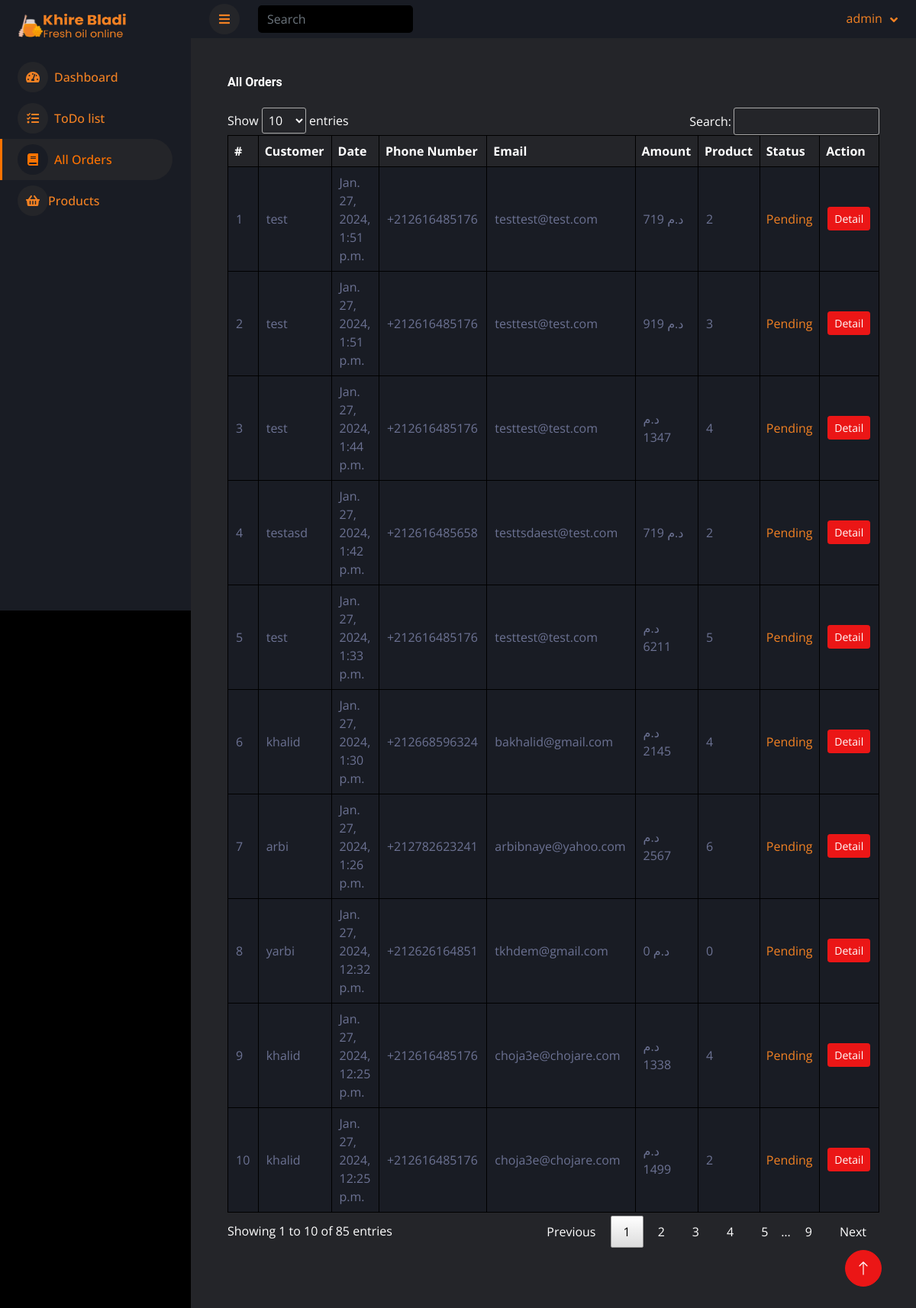
Before: /dashboard/all_order (signed in) with the older database file.
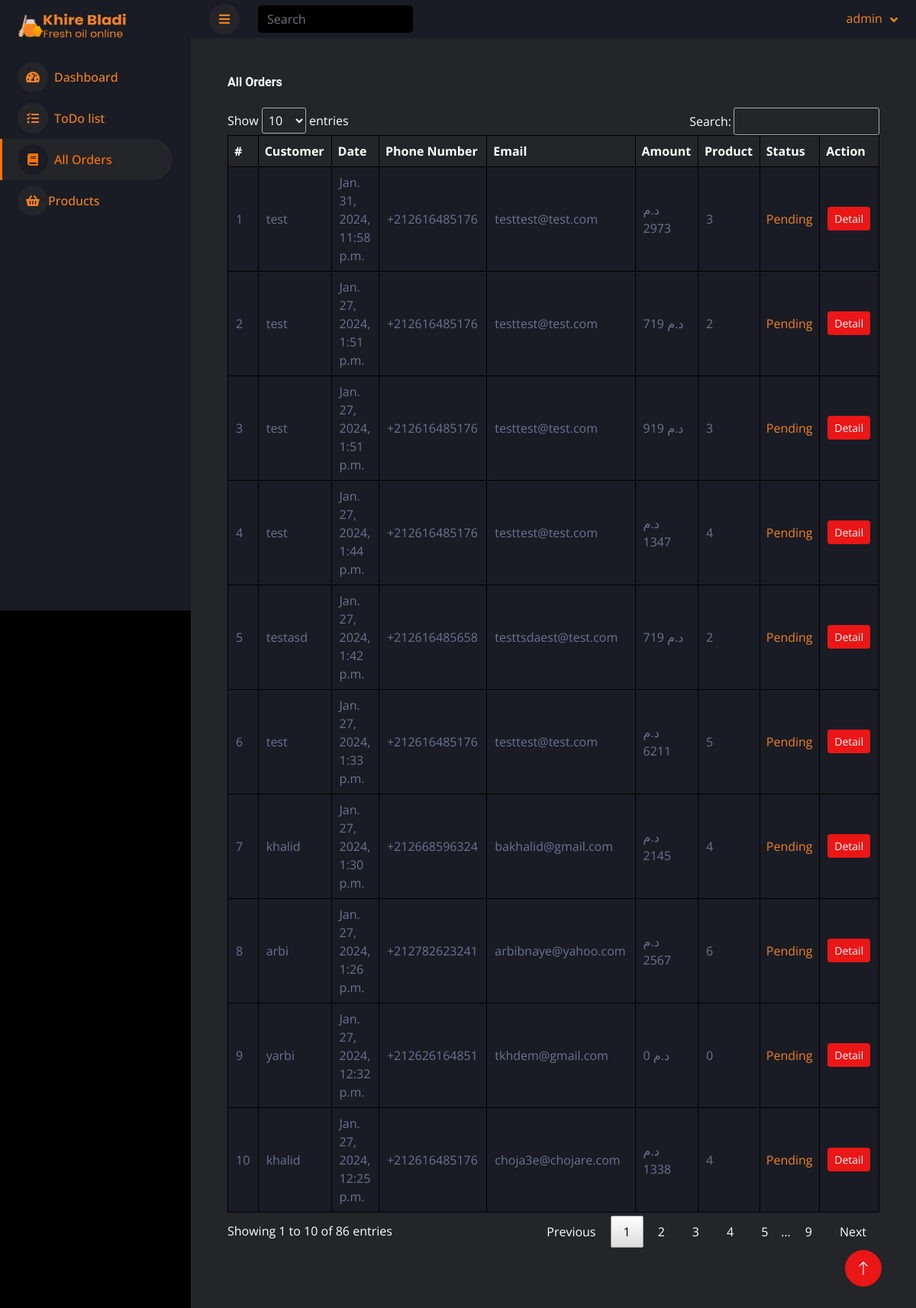
After: the same page with the newer database file.
### products/models.py (models this page shows, shortened)
class ShippingAddress(models.Model):
    customer = models.ForeignKey(Customer, on_delete=models.SET_NULL, blank=True, null=True)
    order = models.ForeignKey(Order, on_delete=models.SET_NULL, blank=True, null=True)
    name = models.CharField(max_length=255, null=True)
    email = models.EmailField(max_length=255, null=True, blank=True)
    city = models.CharField(max_length=255, null=True)
    phone_number = PhoneNumberField()
    date = models.DateTimeField(auto_now_add=True, null=True)
    STATUS_CHOICES = (
        ("Pending", "Pending"),
        ("Processed", "Processed"),
        ("Closed", "Closed"),
    )
    status = models.CharField(max_length=9, choices=STATUS_CHOICES, default="Pending", null=True)

### dashboard/views.py (the view)
# urls.py: path("all_order", all_order, name="all_order"),
def all_order(request):
    context = {
        'order_infos': order_info(request),
    }
    return render(request, 'dashboard/all_orders.html', context)

### dashboard/utils.py (called while the page is built)
def order_info(request):
    orders = Order.objects.filter(complete = True).order_by('-date_order')
    client_info = ShippingAddress.objects.all().order_by('-date')
    products = []
    amounts = []
    for order in orders:
        order_items = OrderItem.objects.filter(order=order).order_by('-date_added')
        products.append(len(order_items))
        amo = 0
        for order_item in order_items:
            amo += order_item.get_total
        amounts.append(amo)
    return zip(client_info, products, amounts, orders)

### products/context_processors.py (called while the page is built)
def cart_items(request):
    items = []
    try:
        customer = request.user.customer
    except AttributeError :
        try:
            device = request.COOKIES['device']
            customer, created = Customer.objects.get_or_create(device=device)
            order, created = Order.objects.get_or_create(customer=customer, complete=False)
            items = order.orderitem_set.all()
        except:
            items = []
    return {'cartItems': len(items),}

### products/models.py (called while the page is built)
    @property
    def get_total(self):
        return self.product.price * self.quantity

### dashboard/templates/dashboard/all_orders.html (shortened to what this page needs)
{% extends 'dash_base.html' %}
{% load static %}
{% block sign_css %}
<link href="{% static 'dash_css/table.css' %}" rel="stylesheet">
{% endblock sign_css %}
{% block content %}
<div class="container-fluid pt-4 px-4">
    <div class="text-secondary text-center rounded p-4">
        <div class="d-flex align-items-center justify-content-between mb-4">
            <h6 class="mb-0">All Orders</h6>
        </div>
        <div class="table-responsive">
            <table id="orderTable" class="table text-start align-middle table-bordered table-hover mb-0">
                <thead>
                    <tr class="text-white">
                        <th scope="col">#</th>
                        <th scope="col">Customer</th>
                        <th scope="col">Date</th>
                        <th scope="col">Phone Number</th>
                        <th scope="col">Email</th>
                        <th scope="col">Amount</th>
                        <th scope="col">Product</th>
                        <th scope="col">Status</th>
                        <th scope="col">Action</th>
                    </tr>
                </thead>
                <tbody>
                    {% for order, products_count, amount, ord in order_infos %}
                        <tr>
                            <td scope="row">{{ forloop.counter }}</td>
                            <td>{{ order.name }}</td>
                            <td>{{ order.date }}</td>
                            <td>{{ order.phone_number }}</td>
                            <td>{{ order.email }}</td>
                            <td> د.م {{ amount|add:'0' }}</td>
                            <td>{{ products_count }}</td>
                            {% if order.status == 'Pending' %}
                                <td class="p-2 mb-2 text-primary">{{ order.status }}</td>
                            {% elif order.status == 'Processed' %}
                                <td class="p-2 mb-2 text-success">{{ order.status }}</td>
                            {% else %}
                                <td class="p-2 mb-2 text-danger">{{ order.status }}</td>
                            {% endif %}
                            <td><a class="btn btn-sm btn-primary" href="{%  url 'order_details' ord.id %}">Detail</a></td>
                        </tr>
                    {% endfor %}
                </tbody>
            </table>
        </div>
    </div>
</div>
{% endblock content %}

Changed rows visible on the page:
no longer on this page (row unchanged): ShippingAddress: name "khalid", date "Jan. 27, 2024, 12:25 p.m.", phone_number "+212616485176", email "choja3e@chojare.com", amount "1499", products_count "2", status "Pending"
added ShippingAddress: name "test", date "Jan. 31, 2024, 11:58 p.m.", phone_number "+212616485176", email "testtest@test.com", amount "2973", products_count "3", status "Pending"
Other visible differences:
text written by a page script: "Show entries Search: Showing 1 to 10 of 85 entries Previous 1 2 3 4 5 … 9 Next" → "Show entries Search: Showing 1 to 10 of 86 entries Previous 1 2 3 4 5 … 9 Next"
